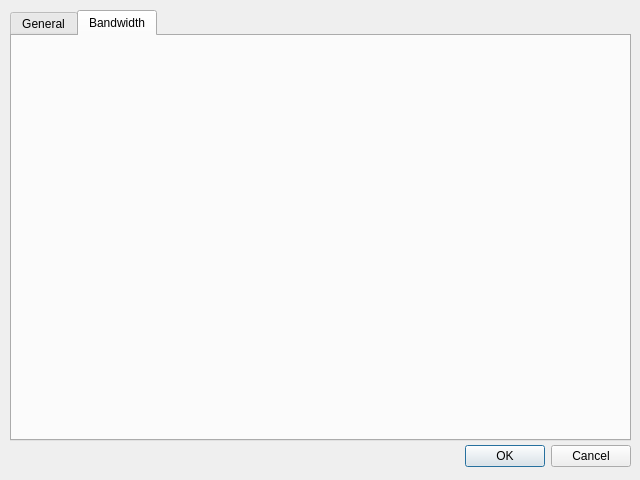
<?xml version="1.0" encoding="UTF-8"?>
<ui version="4.0">
 <class>SettingsDialog</class>
 <widget class="QDialog" name="SettingsDialog">
  <property name="geometry">
   <rect>
    <x>0</x>
    <y>0</y>
    <width>640</width>
    <height>480</height>
   </rect>
  </property>
  <property name="windowTitle">
   <string>Settings</string>
  </property>
  <widget class="QDialogButtonBox" name="buttonBox">
   <property name="geometry">
    <rect>
     <x>10</x>
     <y>440</y>
     <width>621</width>
     <height>32</height>
    </rect>
   </property>
   <property name="orientation">
    <enum>Qt::Horizontal</enum>
   </property>
   <property name="standardButtons">
    <set>QDialogButtonBox::Cancel|QDialogButtonBox::Ok</set>
   </property>
  </widget>
  <widget class="QTabWidget" name="tabWidget">
   <property name="geometry">
    <rect>
     <x>10</x>
     <y>10</y>
     <width>621</width>
     <height>431</height>
    </rect>
   </property>
   <property name="currentIndex">
    <number>1</number>
   </property>
   <widget class="QWidget" name="tab">
    <attribute name="title">
     <string>General</string>
    </attribute>
   </widget>
   <widget class="QWidget" name="tab_2">
    <attribute name="title">
     <string>Bandwidth</string>
    </attribute>
   </widget>
  </widget>
 </widget>
 <resources/>
 <connections>
  <connection>
   <sender>buttonBox</sender>
   <signal>accepted()</signal>
   <receiver>SettingsDialog</receiver>
   <slot>accept()</slot>
   <hints>
    <hint type="sourcelabel">
     <x>248</x>
     <y>254</y>
    </hint>
    <hint type="destinationlabel">
     <x>157</x>
     <y>274</y>
    </hint>
   </hints>
  </connection>
  <connection>
   <sender>buttonBox</sender>
   <signal>rejected()</signal>
   <receiver>SettingsDialog</receiver>
   <slot>reject()</slot>
   <hints>
    <hint type="sourcelabel">
     <x>316</x>
     <y>260</y>
    </hint>
    <hint type="destinationlabel">
     <x>286</x>
     <y>274</y>
    </hint>
   </hints>
  </connection>
 </connections>
</ui>
